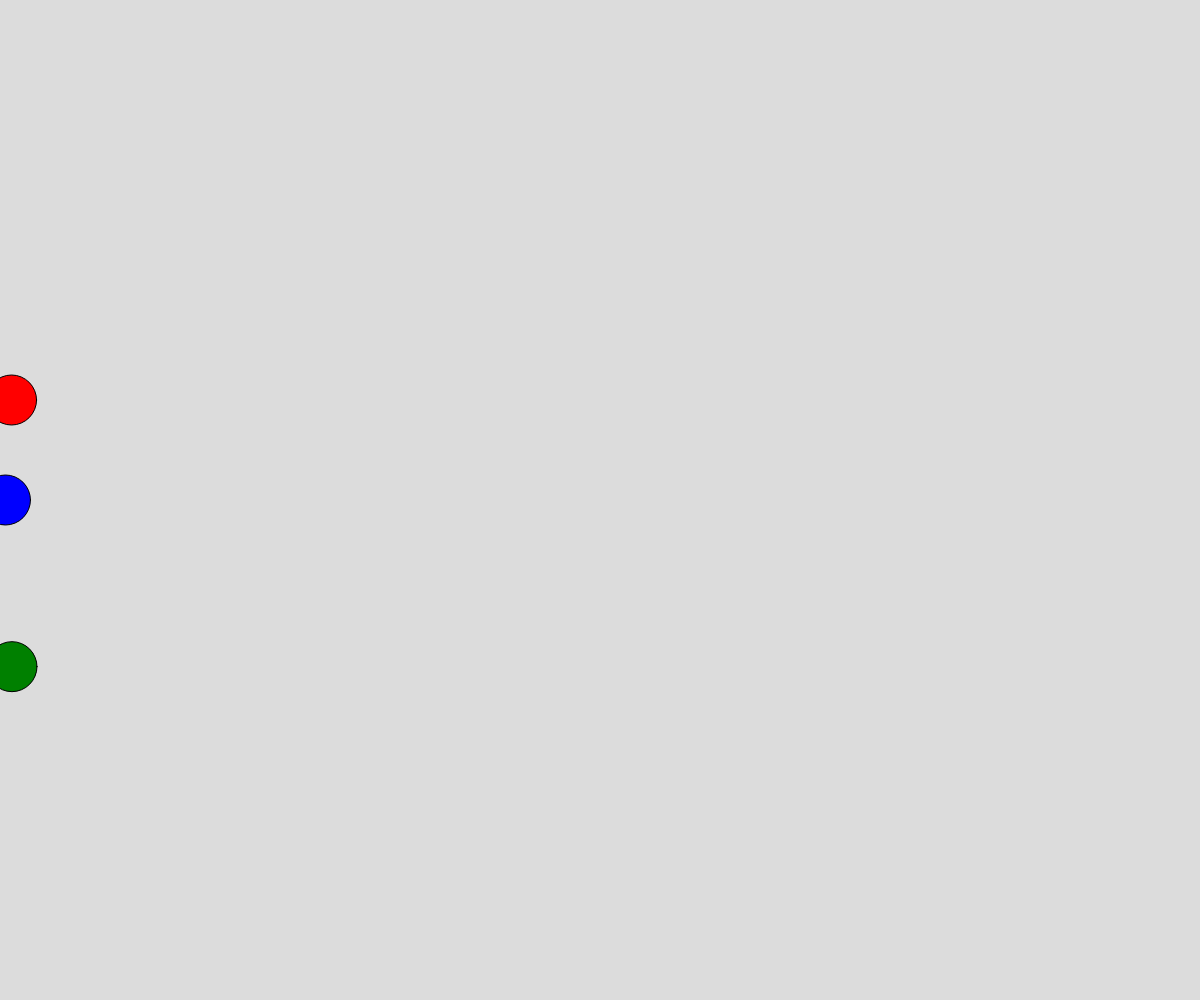
Frame 1 (no input)
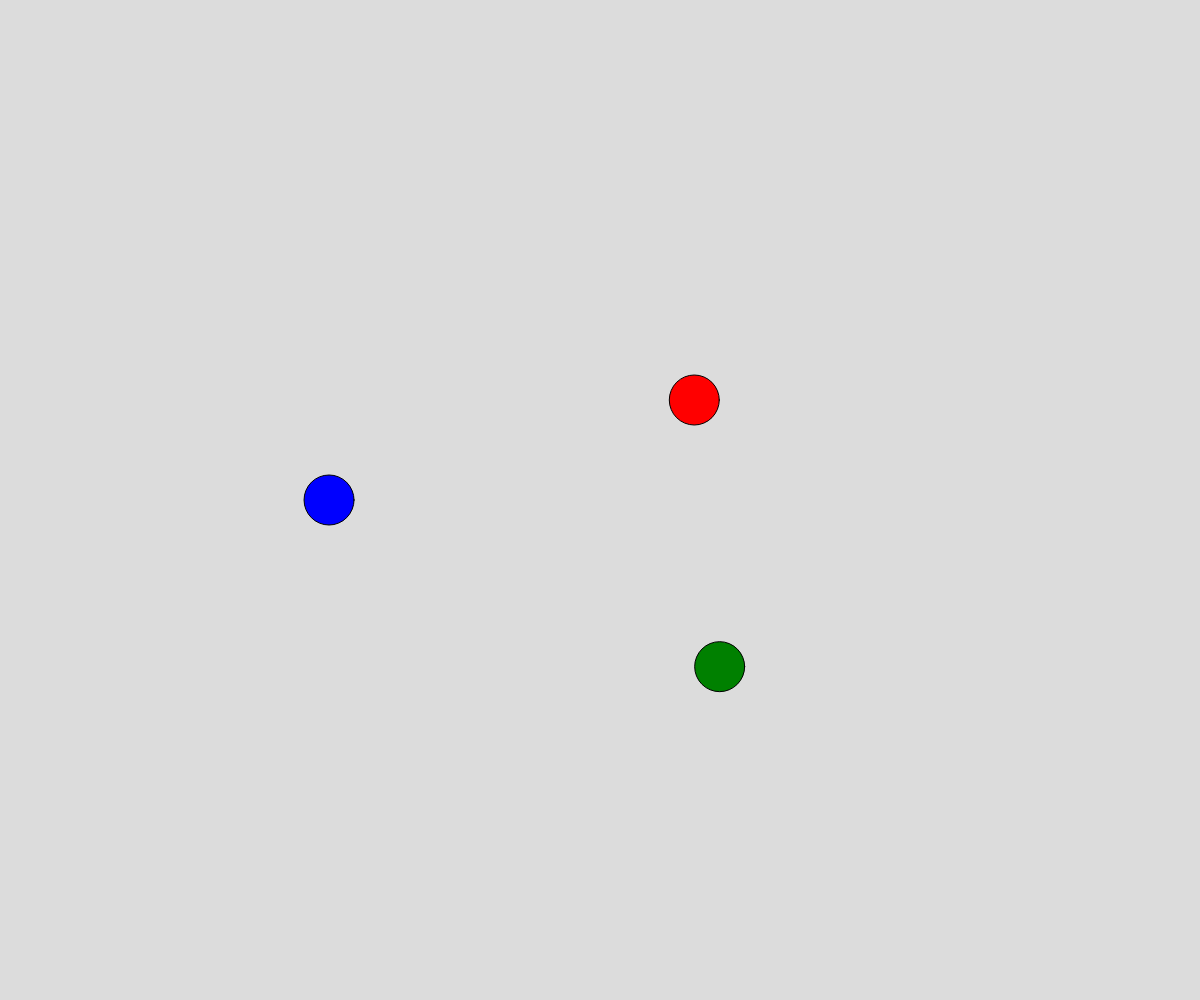
Frame 60 (no input)
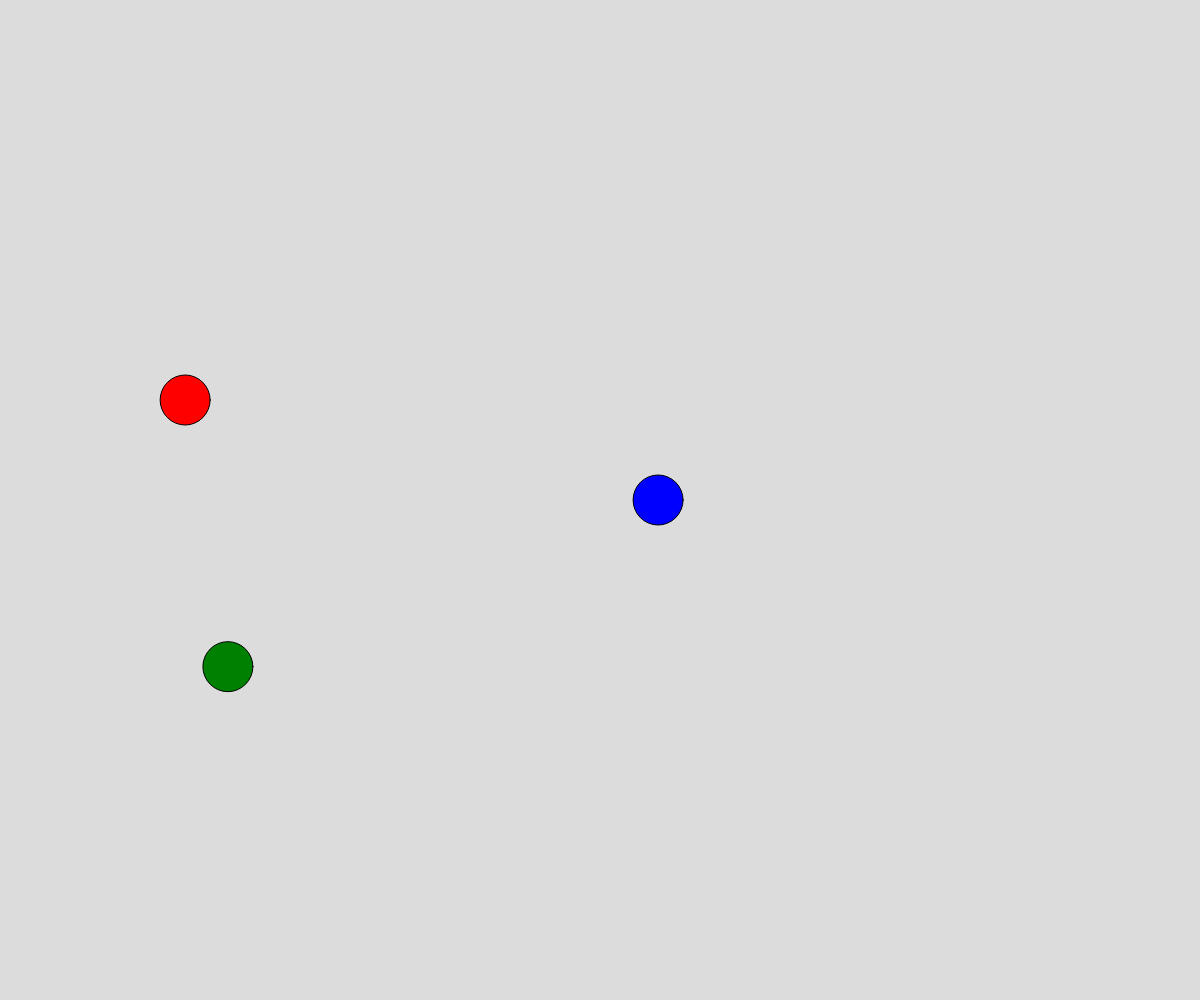
Frame 120 (the mouse pressed at the canvas centre since frame 60)

The p5.js sketch that drew these frames (run headless with seeded random() and noise() and a simulated clock; from frame 60 on, the mouse is pressed at the canvas centre):

// p5.js sketch
// ── sketch.js
// Round Racers
// Jayden
// 10/15/2024



//variable method
let racer1;
let racer2;
let racer3;




//Loop and Array method
//let racers = [];







function setup() {
  createCanvas(windowWidth, windowHeight);
 
  //Loop and Array Method
  // racers.push(new roundRacer(height / 1.5, "green"));
  // racers.push(new roundRacer(height / 2, "blue"));
  // racers.push(new roundRacer(height / 2.5, "red"));

  
  //Variable Method
  racer1 = new roundRacer(height/2.5, "red" );
  racer2 = new roundRacer(height/2, "blue");
  racer3 = new roundRacer(height/1.5, "green");
}

function draw() {
  background(220);
  
  //loop and array method
  // for (let i = 0; i < racers.length; i++) {
  //   racers[i].display();
  //   racers[i].move();
  // }

  
  //Variable Method
  racer1.move();
  racer1.display();
  racer2.move();
  racer2.display();
  racer3.move();
  racer3.display();


}



class roundRacer {

  constructor(yPos, color) {
    this.xPos = 0;
    this.yPosition = yPos;
    this.xSpeed = random(3, 15);
    this.color = color;
  }
  move() {
    this.xPos += this.xSpeed;
    if (this.xPos > width) {
      this.xPos = 0;
    }
  }


  display() {
    fill(this.color);
    circle(this.xPos, this.yPosition, 50);
  }










}
